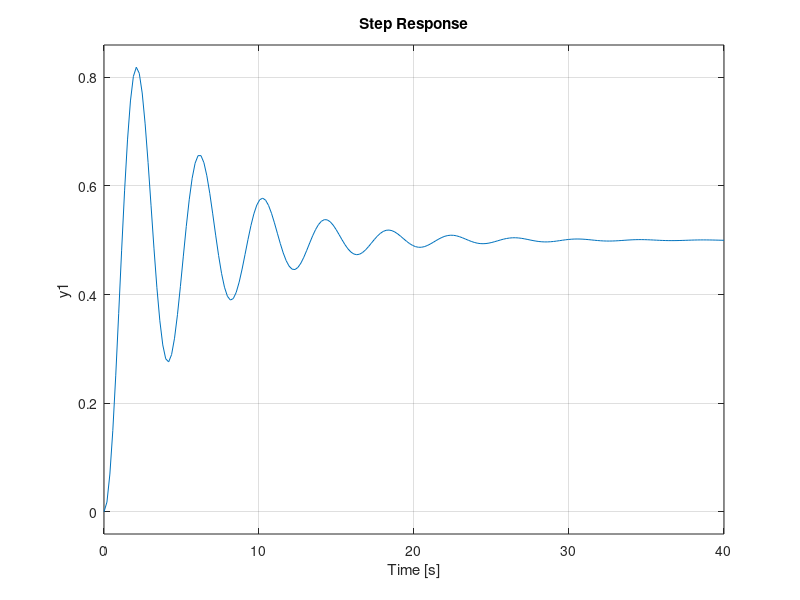
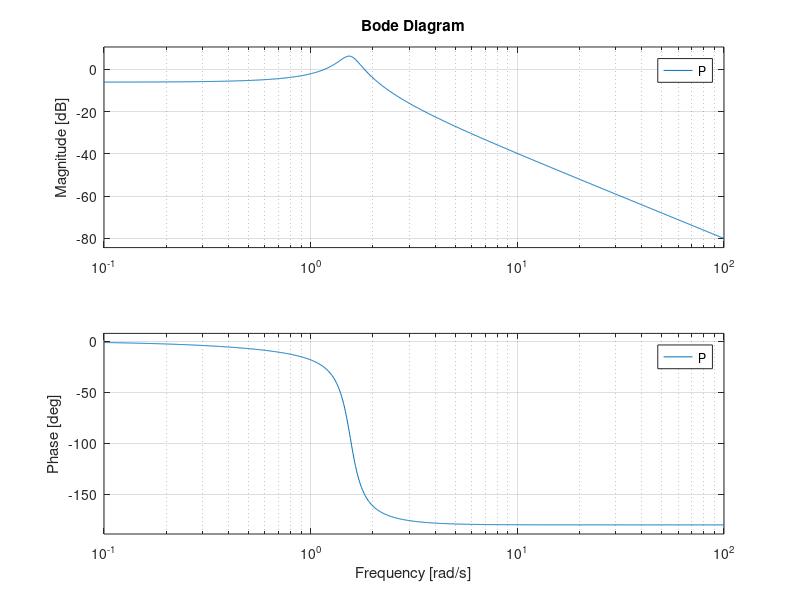

Here is the MATLAB script that generated these plots, in order:
clear all
close all

s =tf('s');
P = (s+2)/(s^3+2*s^2+3*s+4);  %伝達関数の定義

figure(1);
step(P);   %伝達関数Gのステップ応答を描画

figure(2);
bode(P);   %伝達関数Gのボード線図を描画

